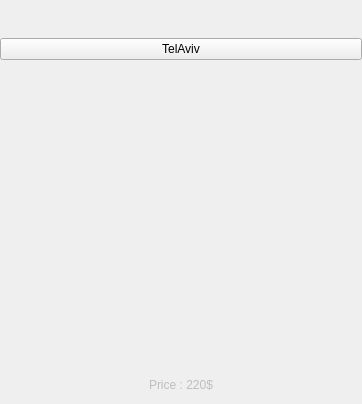
<?xml version="1.0" encoding="UTF-8"?>
<ui version="4.0">
 <class>TileWidget</class>
 <widget class="QWidget" name="TileWidget">
  <property name="geometry">
   <rect>
    <x>0</x>
    <y>0</y>
    <width>362</width>
    <height>404</height>
   </rect>
  </property>
  <property name="sizePolicy">
   <sizepolicy hsizetype="Expanding" vsizetype="Expanding">
    <horstretch>0</horstretch>
    <verstretch>0</verstretch>
   </sizepolicy>
  </property>
  <property name="windowTitle">
   <string>Form</string>
  </property>
  <layout class="QVBoxLayout" name="verticalLayout" stretch="1,2,8,1">
   <property name="spacing">
    <number>0</number>
   </property>
   <property name="sizeConstraint">
    <enum>QLayout::SizeConstraint::SetDefaultConstraint</enum>
   </property>
   <property name="leftMargin">
    <number>0</number>
   </property>
   <property name="topMargin">
    <number>0</number>
   </property>
   <property name="rightMargin">
    <number>0</number>
   </property>
   <property name="bottomMargin">
    <number>0</number>
   </property>
   <item>
    <layout class="QHBoxLayout" name="PlayersHolder">
     <property name="sizeConstraint">
      <enum>QLayout::SizeConstraint::SetDefaultConstraint</enum>
     </property>
    </layout>
   </item>
   <item>
    <widget class="QPushButton" name="name">
     <property name="mouseTracking">
      <bool>false</bool>
     </property>
     <property name="text">
      <string>TelAviv</string>
     </property>
     <property name="checkable">
      <bool>false</bool>
     </property>
    </widget>
   </item>
   <item>
    <widget class="QLabel" name="image_or_details">
     <property name="sizePolicy">
      <sizepolicy hsizetype="Ignored" vsizetype="Ignored">
       <horstretch>0</horstretch>
       <verstretch>0</verstretch>
      </sizepolicy>
     </property>
     <property name="text">
      <string/>
     </property>
     <property name="pixmap">
      <pixmap>:/images/res/electricCompany.png</pixmap>
     </property>
     <property name="scaledContents">
      <bool>true</bool>
     </property>
    </widget>
   </item>
   <item>
    <widget class="QLabel" name="price">
     <property name="enabled">
      <bool>false</bool>
     </property>
     <property name="text">
      <string>Price : 220$</string>
     </property>
     <property name="alignment">
      <set>Qt::AlignmentFlag::AlignCenter</set>
     </property>
    </widget>
   </item>
  </layout>
 </widget>
 <resources/>
 <connections/>
</ui>
